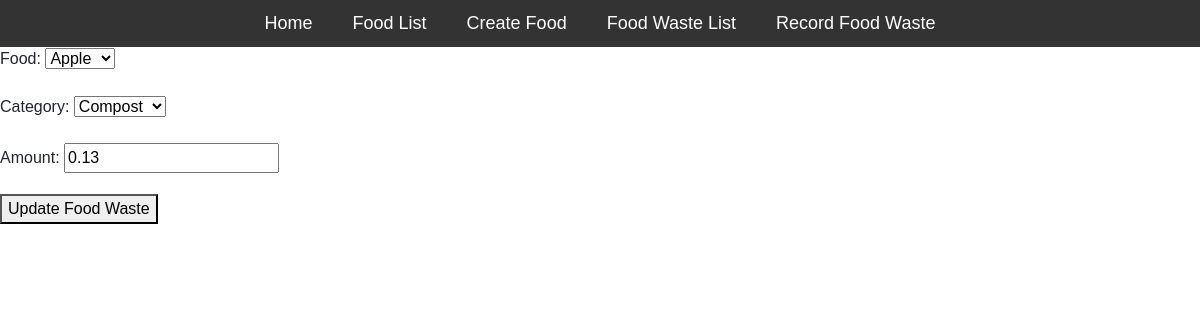
The app's page /foodwaste/update/1/ with its own data.
### myapp/models.py (models this page shows, shortened)
class FoodWaste(models.Model):
    food = models.ForeignKey(Food, on_delete=models.CASCADE)
    category = models.ForeignKey(WasteCategory, on_delete=models.CASCADE)
    amount = models.DecimalField(max_digits=5, decimal_places=2)
    date_recorded = models.DateField(auto_now_add=True)

### myapp/views.py (the view)
# urls.py: path('foodwaste/update/<int:pk>/', views.foodwaste_update, name='foodwaste_update'),
def foodwaste_update(request, pk):
    foodwaste = FoodWaste.objects.get(pk=pk)
    if request.method == 'POST':
        form = FoodWasteForm(request.POST, instance=foodwaste)
        if form.is_valid():
            form.save()
            return redirect('foodwaste_list')
    else:
        form = FoodWasteForm(instance=foodwaste)
    return render(request, 'myapp/foodwaste_update.html', {'form': form, 'foodwaste': foodwaste})

### myapp/forms.py
class FoodWasteForm(forms.ModelForm):
    class Meta:
        model = FoodWaste
        fields = ['food', 'category', 'amount']

### myapp/models.py (called while the page is built)
    def __str__(self):
        return self.name

    def __str__(self):
        return self.name

### myapp/templates/myapp/foodwaste_update.html (shortened to what this page needs)
{% extends 'myapp/navbar.html' %}
{% block content %}
<form method="post">
  {{ form.as_p }}
  <button type="submit">Update Food Waste</button>
</form>
{% endblock content %}

### static/css/main.css (style rules this page uses)
body { height: 100%; margin: 0; font-family: Arial, Helvetica, sans-serif; }
body { margin: 0; padding: 0; }

### records on screen
FoodWaste: food "Apple", category "Compost", amount "0.13"
